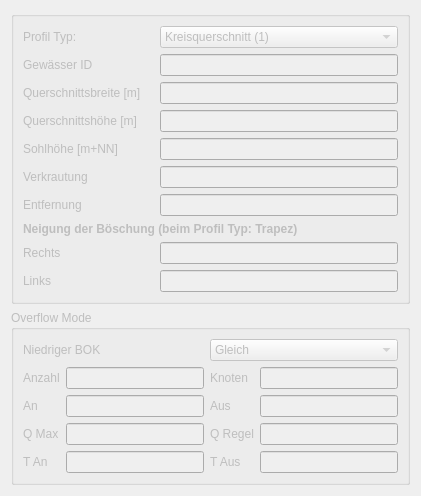
          <widget class="QWidget" name="geo_info_2">
           <attribute name="title">
            <string>Geometrie Info</string>
           </attribute>
           <layout class="QVBoxLayout" name="verticalLayout_2">
            <item>
             <widget class="QGroupBox" name="geo_info">
              <property name="enabled">
               <bool>false</bool>
              </property>
              <property name="title">
               <string/>
              </property>
              <layout class="QGridLayout" name="gridLayout_15">
               <item row="2" column="1">
                <widget class="QLineEdit" name="gi_width">
                 <property name="toolTip">
                  <string>&lt;html&gt;&lt;head/&gt;&lt;body&gt;&lt;p&gt;Kreis: Durchmesser&lt;/p&gt;&lt;p&gt;Rechteck, Trapez: Sohlbreite&lt;/p&gt;&lt;/body&gt;&lt;/html&gt;</string>
                 </property>
                </widget>
               </item>
               <item row="0" column="0">
                <widget class="QLabel" name="label_68">
                 <property name="text">
                  <string>Profil Typ:</string>
                 </property>
                </widget>
               </item>
               <item row="2" column="0">
                <widget class="QLabel" name="label_69">
                 <property name="text">
                  <string>Querschnittsbreite [m]</string>
                 </property>
                </widget>
               </item>
               <item row="6" column="1">
                <widget class="QLineEdit" name="gi_xl">
                 <property name="toolTip">
                  <string>&lt;html&gt;&lt;head/&gt;&lt;body&gt;&lt;p&gt;Entfernung bis zum nächsten stromabwärts liegenden Verb. knoten&lt;/p&gt;&lt;/body&gt;&lt;/html&gt;</string>
                 </property>
                </widget>
               </item>
               <item row="5" column="1">
                <widget class="QLineEdit" name="gi_kstime"/>
               </item>
               <item row="1" column="1">
                <widget class="QLineEdit" name="gi_id"/>
               </item>
               <item row="5" column="0">
                <widget class="QLabel" name="label_87">
                 <property name="text">
                  <string>Verkrautung</string>
                 </property>
                </widget>
               </item>
               <item row="3" column="1">
                <widget class="QLineEdit" name="gi_heit"/>
               </item>
               <item row="6" column="0">
                <widget class="QLabel" name="label_89">
                 <property name="text">
                  <string>Entfernung</string>
                 </property>
                </widget>
               </item>
               <item row="7" column="0" colspan="2">
                <widget class="QLabel" name="label_8">
                 <property name="font">
                  <font>
                   <weight>75</weight>
                   <bold>true</bold>
                  </font>
                 </property>
                 <property name="text">
                  <string>Neigung der Böschung (beim Profil Typ: Trapez)</string>
                 </property>
                </widget>
               </item>
               <item row="0" column="1">
                <widget class="QComboBox" name="gi_ityp">
                 <property name="editable">
                  <bool>false</bool>
                 </property>
                 <item>
                  <property name="text">
                   <string>Kreisquerschnitt (1)</string>
                  </property>
                 </item>
                 <item>
                  <property name="text">
                   <string>Rechteckquerschnitt (2)</string>
                  </property>
                 </item>
                 <item>
                  <property name="text">
                   <string>Trapezquerschnitt (3)</string>
                  </property>
                 </item>
                 <item>
                  <property name="text">
                   <string>beliebiger Querschnitt (4)</string>
                  </property>
                 </item>
                 <item>
                  <property name="text">
                   <string>(INTERN) interpoliertes querschnitt (5)</string>
                  </property>
                 </item>
                 <item>
                  <property name="text">
                   <string>interpoliertes Zusatzquerprofil (6)</string>
                  </property>
                 </item>
                 <item>
                  <property name="text">
                   <string>(7)</string>
                  </property>
                 </item>
                 <item>
                  <property name="text">
                   <string>interpoliertes Bauwersprofil (8)</string>
                  </property>
                 </item>
                 <item>
                  <property name="text">
                   <string>Bauwerksprofil (9)</string>
                  </property>
                 </item>
                </widget>
               </item>
               <item row="3" column="0">
                <widget class="QLabel" name="label_70">
                 <property name="text">
                  <string>Querschnittshöhe [m]</string>
                 </property>
                </widget>
               </item>
               <item row="4" column="1">
                <widget class="QLineEdit" name="gi_zo"/>
               </item>
               <item row="4" column="0">
                <widget class="QLabel" name="label_74">
                 <property name="text">
                  <string>Sohlhöhe [m+NN]</string>
                 </property>
                </widget>
               </item>
               <item row="1" column="0">
                <widget class="QLabel" name="label_80">
                 <property name="text">
                  <string>Gewässer ID</string>
                 </property>
                </widget>
               </item>
               <item row="8" column="0">
                <widget class="QLabel" name="label_71">
                 <property name="text">
                  <string>Rechts                            </string>
                 </property>
                </widget>
               </item>
               <item row="8" column="1">
                <widget class="QLineEdit" name="gi_ztr"/>
               </item>
               <item row="9" column="0">
                <widget class="QLabel" name="label_72">
                 <property name="text">
                  <string>Links</string>
                 </property>
                </widget>
               </item>
               <item row="9" column="1">
                <widget class="QLineEdit" name="gi_ztl"/>
               </item>
              </layout>
             </widget>
            </item>
            <item>
             <widget class="QGroupBox" name="ovf_modbox">
              <property name="enabled">
               <bool>false</bool>
              </property>
              <property name="title">
               <string>Overflow Mode</string>
              </property>
              <layout class="QGridLayout" name="gridLayout_12">
               <item row="4" column="2">
                <widget class="QLabel" name="label_9">
                 <property name="text">
                  <string>Q Regel</string>
                 </property>
                </widget>
               </item>
               <item row="3" column="0">
                <widget class="QLabel" name="label_17">
                 <property name="text">
                  <string>An</string>
                 </property>
                </widget>
               </item>
               <item row="1" column="1">
                <widget class="QLineEdit" name="gi_novf"/>
               </item>
               <item row="3" column="3">
                <widget class="QLineEdit" name="gi_ovfaus"/>
               </item>
               <item row="5" column="1">
                <widget class="QLineEdit" name="gi_tovfan"/>
               </item>
               <item row="5" column="2">
                <widget class="QLabel" name="label_86">
                 <property name="text">
                  <string>T Aus</string>
                 </property>
                </widget>
               </item>
               <item row="1" column="3">
                <widget class="QLineEdit" name="gi_iabovf"/>
               </item>
               <item row="5" column="0">
                <widget class="QLabel" name="label_85">
                 <property name="text">
                  <string>T An</string>
                 </property>
                </widget>
               </item>
               <item row="3" column="2">
                <widget class="QLabel" name="label_64">
                 <property name="text">
                  <string>Aus</string>
                 </property>
                </widget>
               </item>
               <item row="0" column="2" colspan="2">
                <widget class="QComboBox" name="gi_lire">
                 <item>
                  <property name="text">
                   <string>Gleich</string>
                  </property>
                 </item>
                 <item>
                  <property name="text">
                   <string>Links</string>
                  </property>
                 </item>
                 <item>
                  <property name="text">
                   <string>Rechts</string>
                  </property>
                 </item>
                </widget>
               </item>
               <item row="1" column="2">
                <widget class="QLabel" name="label_14">
                 <property name="text">
                  <string>Knoten</string>
                 </property>
                </widget>
               </item>
               <item row="4" column="1">
                <widget class="QLineEdit" name="gi_qomax"/>
               </item>
               <item row="4" column="0">
                <widget class="QLabel" name="label_81">
                 <property name="text">
                  <string>Q Max</string>
                 </property>
                </widget>
               </item>
               <item row="1" column="0">
                <widget class="QLabel" name="label_13">
                 <property name="text">
                  <string>Anzahl</string>
                 </property>
                </widget>
               </item>
               <item row="3" column="1">
                <widget class="QLineEdit" name="gi_ovfan"/>
               </item>
               <item row="4" column="3">
                <widget class="QLineEdit" name="gi_qregel"/>
               </item>
               <item row="0" column="0" colspan="2">
                <widget class="QLabel" name="label_12">
                 <property name="text">
                  <string>Niedriger BOK</string>
                 </property>
                </widget>
               </item>
               <item row="5" column="3">
                <widget class="QLineEdit" name="gi_tovfaus"/>
               </item>
              </layout>
             </widget>
            </item>
           </layout>
          </widget>
